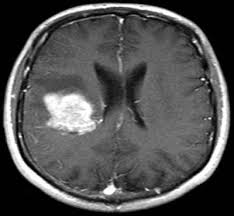
%> input picture Brain_tumor.jpg, 234 x 216 px
$ octave project_new.m   (GNU Octave 9; MATLAB toolbox functions it lacks are replaced by stand-ins)
%> lines starting %> are read from the running program, lines starting %| are printed output that depends on the picture
clc
close all
clear all

%% Input
[I,path]=uigetfile('*.jpg','select a input image');
%> the answer given: Brain_tumor.jpg
str=strcat(path,I);
s=imread(str);
%> s is the input picture: size 216x234x3 uint8; min 0, max 255, mean 81

figure; subplot 221;
imshow(s);
title('Input image');

%% Converting to Grayscale

inp=imresize(s,[256,256]);
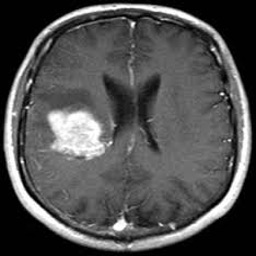
%> inp: size 256x256x3 uint8; min 0, max 255, mean 81
if size(inp,3)>1
    inp=rgb2gray(inp);
%> inp: size 256x256 uint8
end
subplot 222;
imshow(inp); title('Converted Gray Scale image')

%% Contrast Enhancement

inp_con_enhance= histeq(inp);
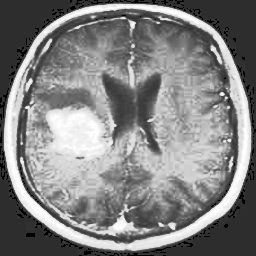
%> inp_con_enhance: size 256x256 uint8; min 0, max 255, mean 130
subplot 223;
imshow(inp_con_enhance); title('Contrast Enhanced');
%> (the run ends here)
